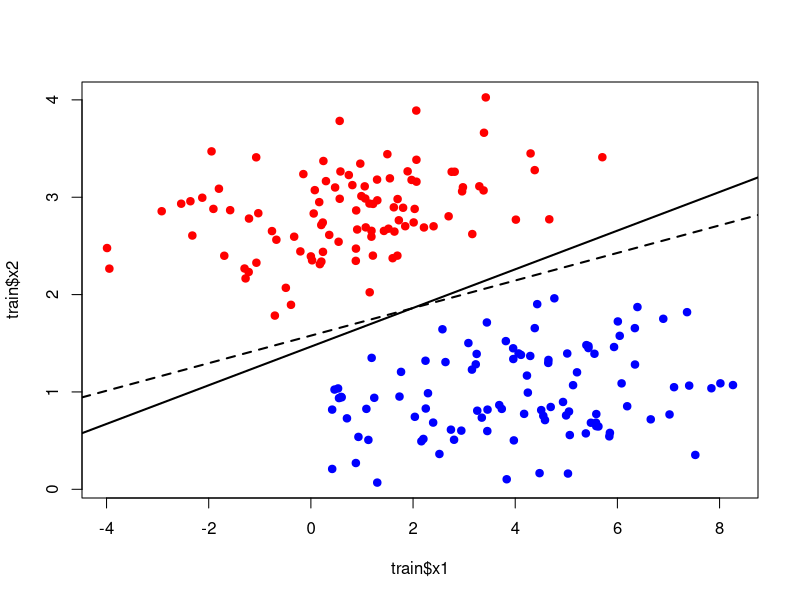

This chart was generated by the following R code:
library(MASS)
set.seed(2)
## simulate the two Gaussian groups (this data is taken from the original slides in aula global)
make_data <- function(n) {
  S <- matrix(c(3, 0.2, 0.2, 0.2), 2, 2)
  X <- rbind(mvrnorm(n, c(4, 1), S), mvrnorm(n, c(1, 3), S))
  data.frame(x1 = X[, 1], x2 = X[, 2], class = factor(rep(c("C1", "C2"), each = n)))
}
train <- make_data(100)
test <- make_data(25)
## fit models
fit.lda <- lda(class ~ x1 + x2, data = train)
train$t <- as.numeric(train$class == "C1") # t = 1 -> C1
fit.lr <- glm(t ~ x1 + x2, family = binomial, data = train)
## misclassification rate on the test set
pred.lda <- predict(fit.lda, test)$class
p.lr <- predict(fit.lr, newdata = test, type = "response") # P(C1 | x)
pred.lr <- factor(ifelse(p.lr >= 0.5, "C1", "C2"), levels = levels(test$class))
c(LDA = mean(pred.lda != test$class), LR = mean(pred.lr != test$class))
## decision boundaries
b <- coef(fit.lr) # b0 + b1*x1 + b2*x2 = 0
w <- fit.lda$scaling[, 1] # Fisher direction (arbitrary scale/sign)
c0 <- sum(w * colMeans(fit.lda$means)) # midpoint threshold: w’(m1 + m2)/2
plot(train$x1, train$x2, pch = 19, col = ifelse(train$class == "C1", "blue", "red"))
abline(a = -b[1] / b[3], b = -b[2] / b[3], lwd = 2) # LogReg
abline(a = c0 / w[2], b = -w[1] / w[2], lwd = 2, lty = 2) # LDA (cortada)
